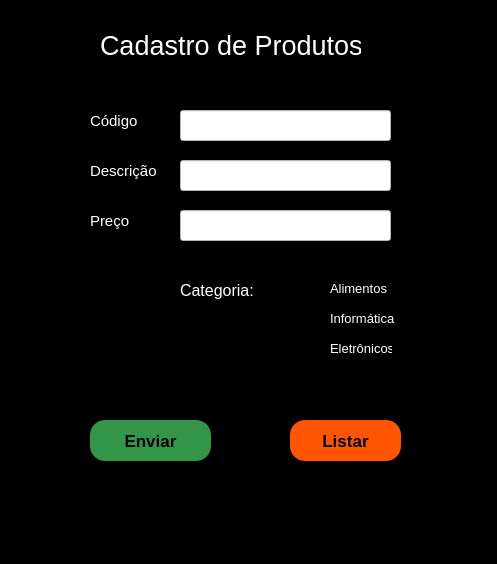
<?xml version="1.0" encoding="UTF-8"?>
<ui version="4.0">
 <class>MainWindow</class>
 <widget class="QMainWindow" name="MainWindow">
  <property name="geometry">
   <rect>
    <x>0</x>
    <y>0</y>
    <width>497</width>
    <height>564</height>
   </rect>
  </property>
  <property name="windowTitle">
   <string>MainWindow</string>
  </property>
  <property name="styleSheet">
   <string notr="true">background-color: rgb(0, 0, 0);</string>
  </property>
  <widget class="QWidget" name="centralwidget">
   <widget class="QLabel" name="label">
    <property name="geometry">
     <rect>
      <x>100</x>
      <y>30</y>
      <width>261</width>
      <height>31</height>
     </rect>
    </property>
    <property name="font">
     <font>
      <pointsize>20</pointsize>
     </font>
    </property>
    <property name="styleSheet">
     <string notr="true">color: rgb(255, 255, 255);</string>
    </property>
    <property name="text">
     <string>Cadastro de Produtos</string>
    </property>
   </widget>
   <widget class="QLabel" name="label_2">
    <property name="geometry">
     <rect>
      <x>90</x>
      <y>110</y>
      <width>71</width>
      <height>21</height>
     </rect>
    </property>
    <property name="font">
     <font>
      <pointsize>11</pointsize>
     </font>
    </property>
    <property name="styleSheet">
     <string notr="true">color: rgb(255, 255, 255);</string>
    </property>
    <property name="text">
     <string>Código</string>
    </property>
   </widget>
   <widget class="QLabel" name="label_3">
    <property name="geometry">
     <rect>
      <x>90</x>
      <y>160</y>
      <width>71</width>
      <height>21</height>
     </rect>
    </property>
    <property name="font">
     <font>
      <pointsize>11</pointsize>
     </font>
    </property>
    <property name="styleSheet">
     <string notr="true">color: rgb(255, 255, 255);</string>
    </property>
    <property name="text">
     <string>Descrição</string>
    </property>
   </widget>
   <widget class="QLabel" name="label_4">
    <property name="geometry">
     <rect>
      <x>90</x>
      <y>210</y>
      <width>47</width>
      <height>21</height>
     </rect>
    </property>
    <property name="font">
     <font>
      <pointsize>11</pointsize>
     </font>
    </property>
    <property name="styleSheet">
     <string notr="true">color: rgb(255, 255, 255);</string>
    </property>
    <property name="text">
     <string>Preço</string>
    </property>
   </widget>
   <widget class="QLineEdit" name="le_codigo">
    <property name="geometry">
     <rect>
      <x>180</x>
      <y>110</y>
      <width>211</width>
      <height>31</height>
     </rect>
    </property>
    <property name="styleSheet">
     <string notr="true">background-color: rgb(255, 255, 255);</string>
    </property>
   </widget>
   <widget class="QLineEdit" name="le_descricao">
    <property name="geometry">
     <rect>
      <x>180</x>
      <y>160</y>
      <width>211</width>
      <height>31</height>
     </rect>
    </property>
    <property name="styleSheet">
     <string notr="true">background-color: rgb(255, 255, 255);</string>
    </property>
   </widget>
   <widget class="QLineEdit" name="le_preco">
    <property name="geometry">
     <rect>
      <x>180</x>
      <y>210</y>
      <width>211</width>
      <height>31</height>
     </rect>
    </property>
    <property name="styleSheet">
     <string notr="true">background-color: rgb(255, 255, 255);</string>
    </property>
   </widget>
   <widget class="QLabel" name="label_5">
    <property name="geometry">
     <rect>
      <x>180</x>
      <y>280</y>
      <width>81</width>
      <height>21</height>
     </rect>
    </property>
    <property name="font">
     <font>
      <pointsize>12</pointsize>
     </font>
    </property>
    <property name="styleSheet">
     <string notr="true">color: rgb(255, 255, 255);</string>
    </property>
    <property name="text">
     <string>Categoria:</string>
    </property>
   </widget>
   <widget class="QRadioButton" name="rb_alimentos">
    <property name="geometry">
     <rect>
      <x>310</x>
      <y>280</y>
      <width>82</width>
      <height>17</height>
     </rect>
    </property>
    <property name="font">
     <font>
      <pointsize>10</pointsize>
     </font>
    </property>
    <property name="styleSheet">
     <string notr="true">color: rgb(255, 255, 255);</string>
    </property>
    <property name="text">
     <string>Alimentos</string>
    </property>
   </widget>
   <widget class="QRadioButton" name="rb_informatica">
    <property name="geometry">
     <rect>
      <x>310</x>
      <y>310</y>
      <width>91</width>
      <height>17</height>
     </rect>
    </property>
    <property name="font">
     <font>
      <pointsize>10</pointsize>
     </font>
    </property>
    <property name="styleSheet">
     <string notr="true">color: rgb(255, 255, 255);</string>
    </property>
    <property name="text">
     <string>Informática</string>
    </property>
   </widget>
   <widget class="QRadioButton" name="rb_eletronicos">
    <property name="geometry">
     <rect>
      <x>310</x>
      <y>340</y>
      <width>82</width>
      <height>17</height>
     </rect>
    </property>
    <property name="font">
     <font>
      <pointsize>10</pointsize>
     </font>
    </property>
    <property name="styleSheet">
     <string notr="true">color: rgb(255, 255, 255);</string>
    </property>
    <property name="text">
     <string>Eletrônicos</string>
    </property>
   </widget>
   <widget class="QPushButton" name="pb_enviar">
    <property name="geometry">
     <rect>
      <x>90</x>
      <y>420</y>
      <width>121</width>
      <height>41</height>
     </rect>
    </property>
    <property name="font">
     <font>
      <pointsize>13</pointsize>
      <weight>75</weight>
      <bold>true</bold>
     </font>
    </property>
    <property name="styleSheet">
     <string notr="true">background-color: rgb(50, 149, 73);
border-radius:15px</string>
    </property>
    <property name="text">
     <string>Enviar</string>
    </property>
   </widget>
   <widget class="QPushButton" name="pb_listar">
    <property name="geometry">
     <rect>
      <x>290</x>
      <y>420</y>
      <width>111</width>
      <height>41</height>
     </rect>
    </property>
    <property name="font">
     <font>
      <pointsize>13</pointsize>
      <weight>75</weight>
      <bold>true</bold>
     </font>
    </property>
    <property name="styleSheet">
     <string notr="true">background-color: rgb(255, 85, 0);
border-radius:15px</string>
    </property>
    <property name="text">
     <string>Listar</string>
    </property>
   </widget>
  </widget>
  <widget class="QMenuBar" name="menubar">
   <property name="geometry">
    <rect>
     <x>0</x>
     <y>0</y>
     <width>497</width>
     <height>21</height>
    </rect>
   </property>
  </widget>
  <widget class="QStatusBar" name="statusbar"/>
 </widget>
 <resources/>
 <connections/>
</ui>
